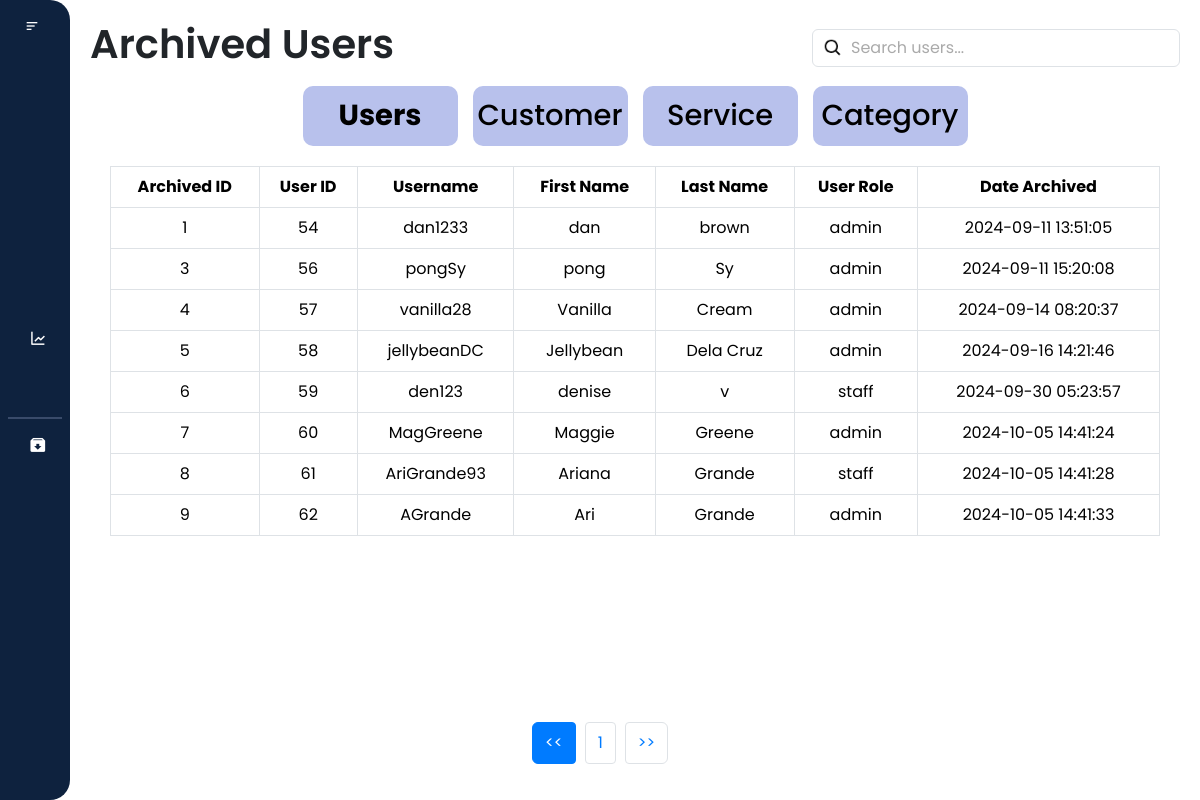
Screenshot of /archived/archive_users.php with the database file from the repository.
### tables this page shows
CREATE TABLE `archived_users` (
  `archive_id` int(11) NOT NULL,
  `user_id` int(11) NOT NULL,
  `username` varchar(50) NOT NULL,
  `first_name` varchar(50) NOT NULL,
  `last_name` varchar(50) NOT NULL,
  `user_role` varchar(50) NOT NULL,
  `archived_at` timestamp NOT NULL DEFAULT current_timestamp()
);

### archived/archive_users.php (the view, shortened to what this page needs)
<?php
$conn = new mysqli('localhost', 'root', '', 'laundry_db');
?>
<!DOCTYPE html>
<html lang="en">
<head>
    <link href="https://cdn.jsdelivr.net/npm/bootstrap@5.3.3/dist/css/bootstrap.min.css" rel="stylesheet"
>
    <link href="https://cdn.lineicons.com/4.0/lineicons.css" rel="stylesheet" />
    <link href='https://unpkg.com/boxicons@2.1.4/css/boxicons.min.css' rel='stylesheet'>
    <link rel="stylesheet" href="archive_users.css">
</head>
<body>
    <div class="wrapper">
        <aside id="sidebar">
            <div class="d-flex">
                <button id="toggle-btn" type="button">
                    <i class="bx bx-menu-alt-left"></i>
                </button>
            </div>
            <ul class="sidebar-nav">
                <li class="sidebar-item">
                    <a href="/laundry_system/dashboard/dashboard.php" class="sidebar-link">
                    </a>
                </li>
                <li class="sidebar-item">
                    <a href="/laundry_system/profile/profile.php" class="sidebar-link">
                    </a>
                </li>
                <li class="sidebar-item">
                    <a href="/laundry_system/users/users.php" class="sidebar-link">
                    </a>
                </li>
                <li class="sidebar-item">
                    <a href="#" class="sidebar-link has-dropdown collapsed" data-bs-toggle="collapse"
                        data-bs-target="#records" aria-expanded="false" aria-controls="records">
                    </a>
                </li>
                <li class="sidebar-item">
                    <a href="/laundry_system/transaction/transaction.php" class="sidebar-link">
                    </a>
                </li>
                <li class="sidebar-item">
                    <a href="/laundry_system/sales_report/report.php" class="sidebar-link">
                        <i class='bx bx-line-chart'></i>
                    </a>
                </li>
                <li class="sidebar-item">
                    <a href="/laundry_system/settings/setting.php" class="sidebar-link">
                    </a>
                </li>
                <hr style="border: 1px solid #b8c1ec; margin: 8px">
                <li class="sidebar-item">
                    <a href="/laundry_system/archived/archived.php" class="sidebar-link">
                        <i class='bx bxs-archive-in'></i>
                    </a>
                </li>
            </ul>
            <div class="sidebar-footer">
                <a href="/laundry_system/homepage/logout.php" class="sidebar-link">
                </a>
            </div>
        </aside>
        <div class="main-content">
            <nav>
                <div class="d-flex justify-content-between align-items-center">
                    <h1>Archived Users</h1>
                    <div class="search_bar" m-1>
                        <input class="form-control" type="text" id="filter_user" placeholder="Search users...">
                    </div>
                </div>
            </nav>
            <div class="buttons">
                <div class="user_button">
                    <a href="archive_users.php" class="button" id="userBtn"><b>Users</b></a>
                </div>
                <div class="customer_button">
                    <a href="archive_customer.php" class="button" id="customerBtn">Customer</a>
                </div>
                <div class="service_button">
                    <a href="archive_service.php" class="button" id="serviceBtn">Service</a>
                </div>
                <div class="category_button">
                    <a href="archive_category.php" class="button" id="categoryBtn">Category</a>
                </div>
            </div>
            <div class="card-body">
                <table class="table table-bordered text-center">
                        <thead>
                            <tr class="bg-dark text-white">
                                <th>Archived ID</th>
                                <th>User ID</th>
                                <th>Username</th>
                                <th>First Name</th>
                                <th>Last Name</th>
                                <th>User Role</th>
                                <th>Date Archived</th>
                            </tr>
                        </thead>
                        <tbody id = "archive_users_table">
                            <?php
                            $query = "SELECT * FROM archived_users";
                            $result = mysqli_query($conn, $query);
                            if ($result && $result->num_rows > 0) {
                                while ($row = mysqli_fetch_assoc($result)) {
                                ?>
                                    <tr>
                                        <td><?php echo $row['archive_id']; ?></td>
                                        <td><?php echo $row['user_id']; ?></td>
                                        <td><?php echo $row['username']; ?></td>
                                        <td><?php echo $row['first_name']; ?></td>
                                        <td><?php echo $row['last_name']; ?></td>
                                        <td><?php echo $row['user_role']; ?></td>
                                        <td><?php echo $row['archived_at']; ?></td>
                                    </tr>
                                <?php
                                   }
                            } else {
                            ?>
                        <tr>
                            <td colspan="7">No archived users found.</td>
                        </tr>
                            <?php
                            }
                            ?>
                        </tbody>
                </table>
            </div>
            <nav aria-label="Page navigation">
                <ul class="pagination justify-content-center" id="pagination">
                </ul>
            </nav>
        </div>
    </div>
</body>
</html>

### archived/archive_users.css (style rules this page uses)
* { margin: 0; padding: 0; font-family: "Poppins", sans-serif; box-sizing: border-box; }
html { scroll-behavior: smooth; }
.wrapper { display: flex; width: 100%; height: 100vh; }
.main-content { min-height: 100vh; width: 100%; overflow: hidden; transition: all 0.35s ease-in-out; }
#sidebar { width: 70px; min-width: 70px; z-index: 1000; transition: all .25s ease-in-out; display: flex; flex-direction: column; background-color: #0e223e; border-radius: 0 20px 20px 0; }
a { text-decoration: none; }
li { list-style: none; }
h1 { font-weight: 600; font-size: 1.5 rem; }
.main-content { flex: 1; overflow-y: auto; padding: 20px; transition: margin-left 0.5s ease; }
#sidebar { display: flex; width: 70px; min-width: 70px; z-index: 1000; transition: all 0.25s ease-in-out; flex-direction: column; background-color: #0e223e; border-radius: 0 20px 20px 0; }
#toggle-btn { background-color: transparent; cursor: pointer; border: 0; padding: 1rem 1.5rem; }
#toggle-btn i { font-size: 1.5 rem; color: #fff; }
.sidebar-nav { padding: 2rem 0; flex: 1 1 auto; }
a.sidebar-link { padding: 0.625rem 1.625rem; color: #fff; display: block; font-size: 0.9rem; white-space: nowrap; border-left: 3px solid transparent; text-decoration: none; }
.sidebar-link i { font-size: 1.1rem; margin-right: 0.75rem; }
.sidebar-item { position: relative; }
.card-body { padding: 20px; }
.buttons { display: flex; flex-direction: row; gap: 15px; flex-wrap: wrap; justify-content: center; margin-top: 10px; }
.button { display: inline-flex; align-items: center; justify-content: center; height: 60px; width: 155px; padding: 15px 25px; background-color: #b8c1ec; color: #000; text-align: center; text-decoration: none; border-radius: 10px; font-size: 29px; font-weight: 500; margin: 0; gap: 10px; transition: background-color 0.3s ease; }
.pagination { display: flex; justify-content: center; padding-left: 0; list-style: none; border-radius: 0.25rem; margin-top: 20px; position: absolute; bottom: 20px; left: 0; right: 0; }
.search_bar { position: relative; }
.search_bar .form-control { padding-left: 38px; }
.search_bar .form-control::placeholder { color: #aaa; }
.search_bar .form-control { background-image: url('/laundry_system/images/search.png'); background-repeat: no-repeat; background-position: 10px center; background-size: 20px 20px; }

### rows the page displays
archived_users: archive_id "1", user "54", username "dan1233", first_name "dan", last_name "brown", user_role "admin", archived_at "2024-09-11 13:51:05"
archived_users: archive_id "3", user "56", username "pongSy", first_name "pong", last_name "Sy", user_role "admin", archived_at "2024-09-11 15:20:08"
archived_users: archive_id "4", user "57", username "vanilla28", first_name "Vanilla", last_name "Cream", user_role "admin", archived_at "2024-09-14 08:20:37"
archived_users: archive_id "5", user "58", username "jellybeanDC", first_name "Jellybean", last_name "Dela Cruz", user_role "admin", archived_at "2024-09-16 14:21:46"
archived_users: archive_id "6", user "59", username "den123", first_name "denise", last_name "v", user_role "staff", archived_at "2024-09-30 05:23:57"
archived_users: archive_id "7", user "60", username "MagGreene", first_name "Maggie", last_name "Greene", user_role "admin", archived_at "2024-10-05 14:41:24"
archived_users: archive_id "8", user "61", username "AriGrande93", first_name "Ariana", last_name "Grande", user_role "staff", archived_at "2024-10-05 14:41:28"
archived_users: archive_id "9", user "62", username "AGrande", first_name "Ari", last_name "Grande", user_role "admin", archived_at "2024-10-05 14:41:33"
